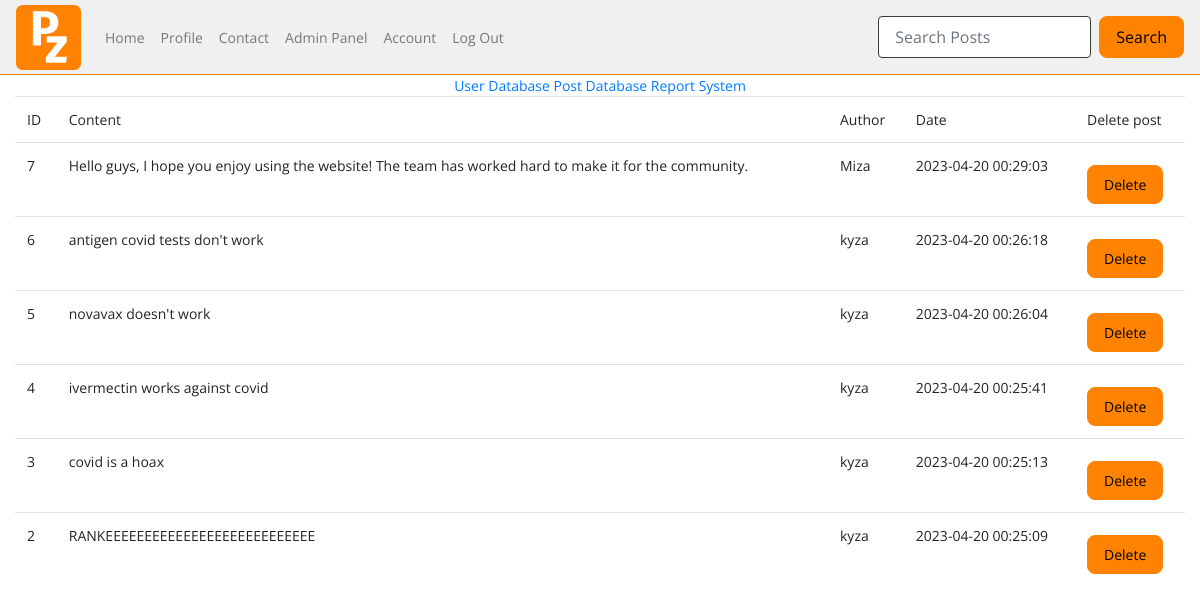
The page /admin/posts (signed in) on the database as committed earlier.
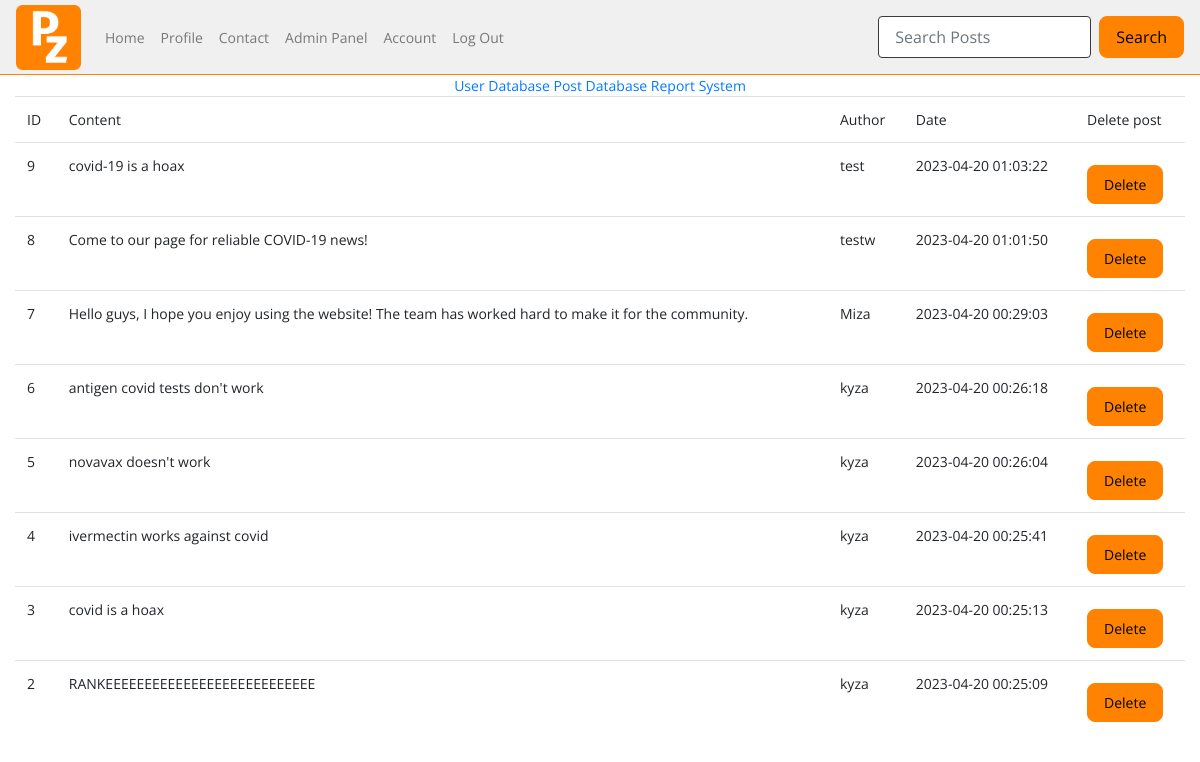
The same page on the database as committed later.
### tables this page shows
CREATE TABLE posts (
  ID INTEGER PRIMARY KEY AUTOINCREMENT,
  content TEXT NOT NULL,
  by_user TEXT NOT NULL,
  created_at TIMESTAMP DEFAULT CURRENT_TIMESTAMP,
  flag_covid TEXT,
  blacklisted TEXT,
  flag_vaccine TEXT,
  flag_tests TEXT,
  flag_cures TEXT,
  reported TEXT,
  report_message TEXT
);

### app.py (the view)
@app.route("/admin/posts")
def admin_posts():
    user=query_db('SELECT * FROM users WHERE username = ?', [session['username']], True)
    if not user['user_type'] == "admin":
        return redirect(url_for('home'))
    post_table=query_db('SELECT * FROM posts ORDER BY created_at DESC')
    return render_template("post_database.html", post_table = post_table, user = user)

### app.py (called while the page is built)
def query_db(query, args=(), one=False):
    con = g._database = sqlite3.connect(DATABASE)
    con.row_factory = sqlite3.Row
    cur = con.execute(query, args)
    rv = cur.fetchall()
    cur.close()
    return (rv[0] if rv else None) if one else rv

### templates/post_database.html (shortened to what this page needs)
{% include "admin.html" %}
<div class="container-fluid col">
    <table class="table">
        <tr>
            <td>ID</td>
            <td>Content</td>
            <td>Author</td>
            <td>Date</td>
            <td>Delete post</td>
        </tr>
        <tr>
            {% for post in post_table %}
            <td>{{post.ID}}</td>
            <td>{{post.content}}</td>
            <td>{{post.by_user}}</td>
            <td>{{post.created_at}}</td>
            <td><form action="{{ url_for('delete_post') }}" method="POST">
            <button type="submit">Delete</button>
            </form></tr>
            {% endfor %}
        </table>
    </div>

### templates/admin.html (shortened to what this page needs)
{% include "layout.html" %}
{% include "nav.html" %}
<body>
    <div class="container-fluid">
        <div class="row">
            <div class="col text-center">
                <a class="admin_link" href="{{ url_for('admin_user') }}">User Database</a>
                <a class="admin_link" href="{{ url_for('admin_posts') }}">Post Database</a>
                <a class="admin_link" href="{{ url_for('admin_reports') }}">Report System</a>
            </div>
        </div>
    </div>
</body>

### templates/layout.html (shortened to what this page needs)
<!doctype html>
<head>
  <link href="{{ url_for('static', filename='css/bootstrap.min.css') }}" rel="stylesheet">
  <link href="{{ url_for('static', filename='css/style.css') }}" rel="stylesheet">
  <link href="https://cdnjs.cloudflare.com/ajax/libs/toastr.js/latest/toastr.min.css" rel="stylesheet">
  <link href="https://unpkg.com/aos@2.3.1/dist/aos.css" rel="stylesheet">
</head>

### templates/nav.html (shortened to what this page needs)
<nav class="navbar nav-main navbar-expand-lg navbar-light">
    <a class="navbar-brand">
      <img src="{{url_for('static', filename='assets/logo.png')}}" alt="logo" style="height: 65px;">
    </a>
    <div class="collapse navbar-collapse" id="navbarNav">
      <ul class="navbar-nav">
        <li class="nav-item">
          <a class="nav-link" href="{{ url_for('posts') }}">Home</a>
        </li>
        <li class="nav-item">
          <a class="nav-link" href="{{ url_for('profile') }}">Profile</a>
        </li>
        <li class="nav-item">
          <a class="nav-link" href="{{ url_for('contact') }}" data-toggle="modal" data-target="#contactModal">Contact</a>
        </li>
        {% if user.user_type == "admin" %}
        <li class="nav-item">
          <a class="nav-link" href="{{ url_for('admin') }}">Admin Panel</a>
        </li>
        {% endif %}
        <li class="nav-item">
          <a class="nav-link" href="{{ url_for('account_settings') }}">Account</a>
        </li>
        <li class="nav-item">
          <a class="nav-link" href="{{ url_for('logout') }}">Log Out</a>
        </li>
      </ul>
    </div>
    <form class="form-inline my-2 my-lg-0" method="get" action="{{ url_for('search_posts') }}">
      <input class="form-control mr-sm-2" type="text" name="query" placeholder="Search Posts">
      <button class="btn btn-outline-success my-2 my-sm-0" type="submit">Search</button>
    </form>
  </nav>

### static/css/style.css (style rules this page uses)
body { font-family: 'Open Sans', sans-serif; font-weight: 400px; font-size: 14px; }
.nav-main { background-color: rgb(255, 255, 255); border-bottom: 1px solid #ff8300; height: 75px; }
.table { margin-left: auto; margin-right: auto; }
button[type=submit] { background-color: #ff8300; border: 1px solid #ff8300; width: auto; height: auto; padding: 8px 16px; border-radius: 8px; margin-top: 10px; color: black; }
input[type=text] { border-radius: 4px; border: 1px solid rgb(58, 58, 58); padding: 8px 16px; }
.navbar { background-color: rgb(240, 240, 240); }

Rows that differ between the two databases and show on the page:
added posts: ID "9", content "covid-19 is a hoax", by_user "test", created_at "2023-04-20 01:03:22"
added posts: ID "8", content "Come to our page for reliable COVID-19 news!", by_user "testw", created_at "2023-04-20 01:01:50"
